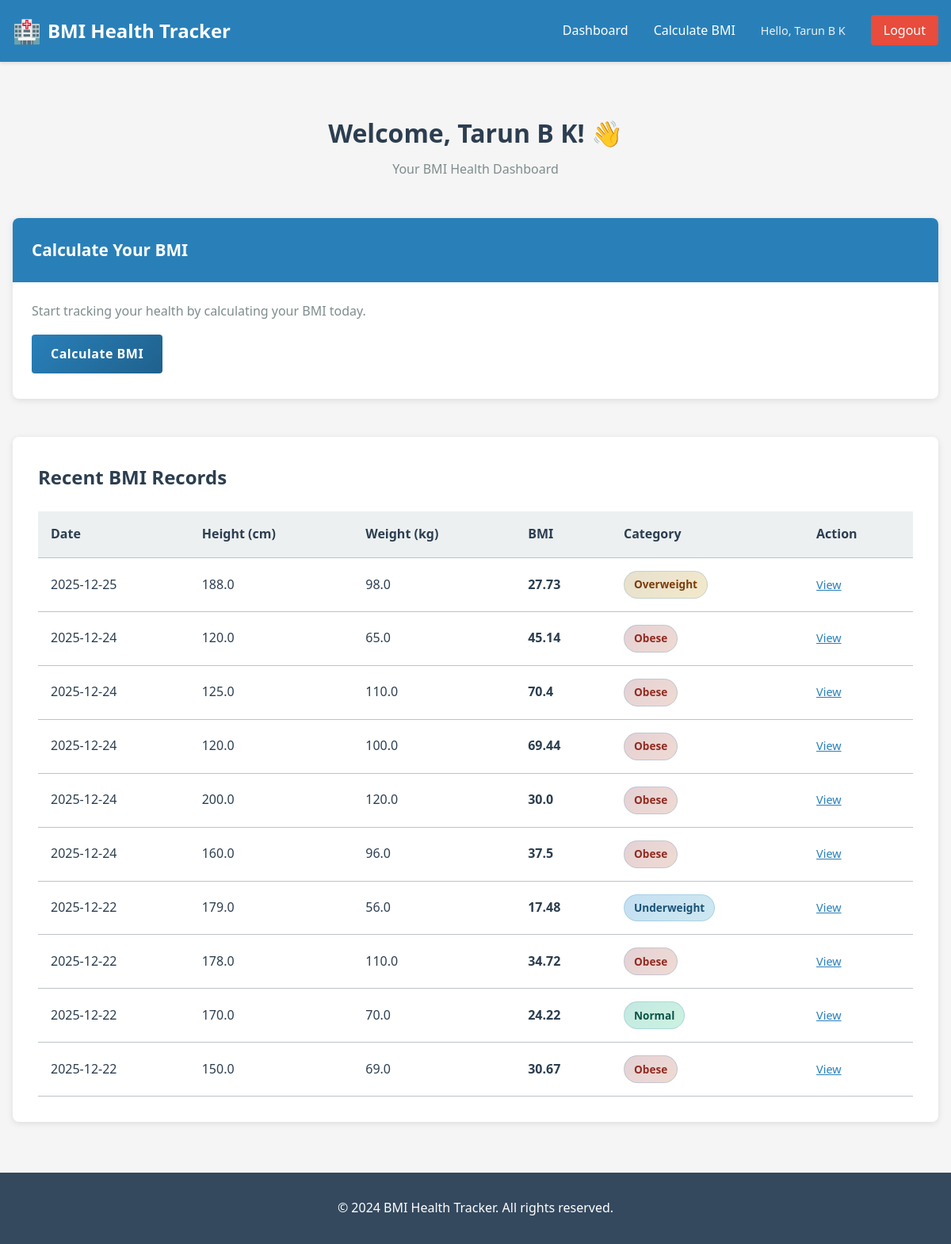
The page /dashboard (signed in) on the database as committed earlier.
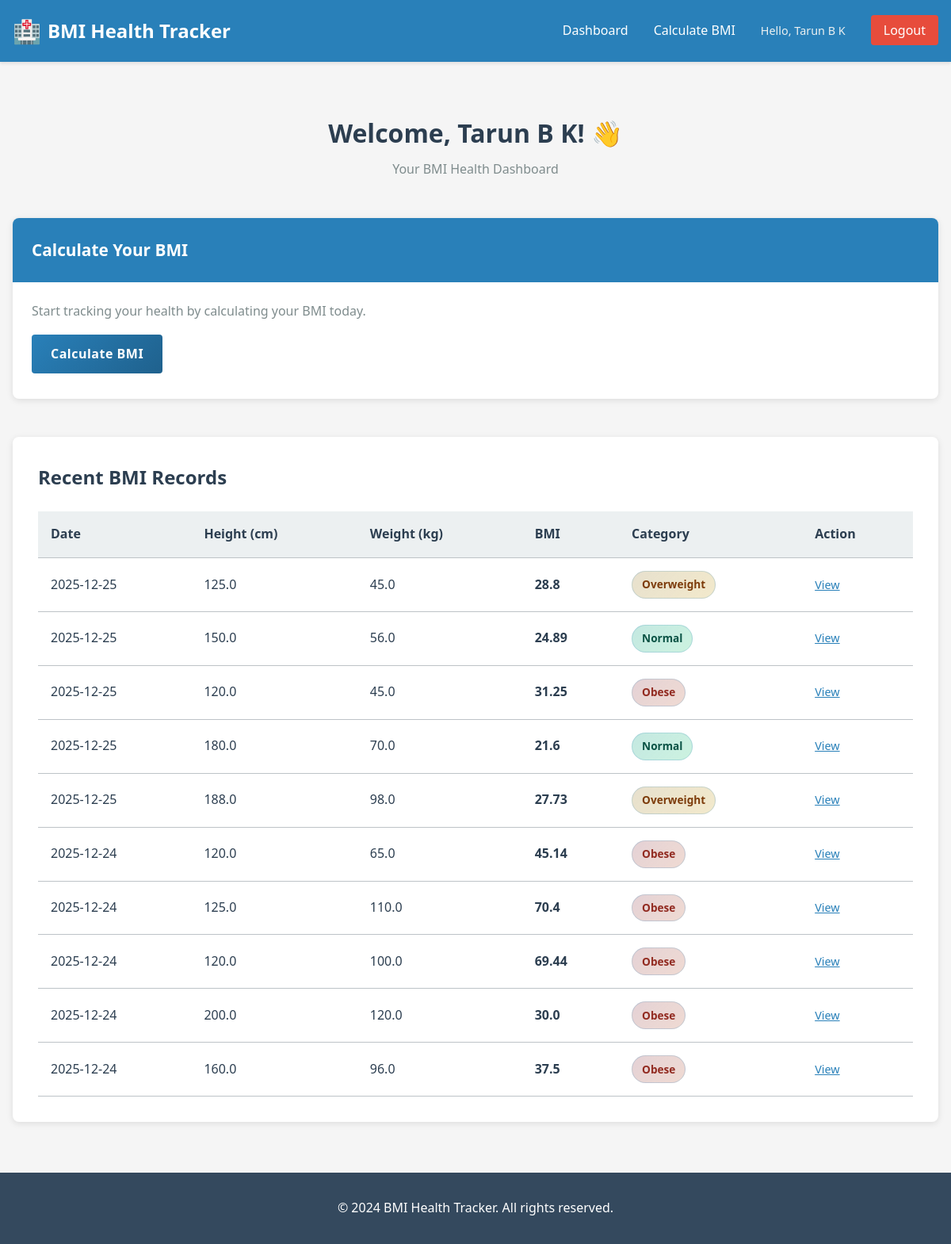
The same page on the database as committed later.
### tables this page shows
CREATE TABLE bmi_records (
            id INTEGER PRIMARY KEY AUTOINCREMENT,
            patient_id INTEGER NOT NULL,
            height REAL NOT NULL,
            weight REAL NOT NULL,
            bmi REAL NOT NULL,
            category TEXT NOT NULL,
            date TIMESTAMP DEFAULT CURRENT_TIMESTAMP, age INTEGER,
            FOREIGN KEY (patient_id) REFERENCES users(id)
        );

### app.py (the view)
@app.route('/dashboard')
@login_required
def dashboard():
    db = get_db()
    cursor = db.cursor()
    cursor.execute(
        'SELECT * FROM bmi_records WHERE patient_id = ? ORDER BY date DESC LIMIT 10',
        (session['user_id'],)
    )
    records = cursor.fetchall()
    db.close()
    return render_template('dashboard.html', records=records)

### app.py (called while the page is built)
def get_db():
    db = sqlite3.connect(DATABASE)
    db.row_factory = sqlite3.Row
    return db

def login_required(f):
    @wraps(f)
    def decorated_function(*args, **kwargs):
        if 'user_id' not in session:
            return redirect(url_for('login'))
        return f(*args, **kwargs)
    return decorated_function

### templates/dashboard.html (shortened to what this page needs)
{% extends "base.html" %}
{% block content %}
<div class="dashboard-container">
    <div class="dashboard-header">
        <h1>Welcome, {{ session.get('user_name') }}! 👋</h1>
        <p>Your BMI Health Dashboard</p>
    </div>
    <div class="dashboard-grid">
        <div class="dashboard-card">
            <div class="card-header">
                <h2>Calculate Your BMI</h2>
            </div>
            <div class="card-body">
                <p>Start tracking your health by calculating your BMI today.</p>
                <a href="{{ url_for('bmi_calculator') }}" class="btn btn-primary">
                    Calculate BMI
                </a>
            </div>
        </div>
    </div>
    {% if records %}
    <div class="records-section">
        <h2>Recent BMI Records</h2>
        <div class="records-table">
            <table>
                <thead>
                    <tr>
                        <th>Date</th>
                        <th>Height (cm)</th>
                        <th>Weight (kg)</th>
                        <th>BMI</th>
                        <th>Category</th>
                        <th>Action</th>
                    </tr>
                </thead>
                <tbody>
                    {% for record in records %}
                    <tr>
                        <td>{{ record['date'][:10] }}</td>
                        <td>{{ record['height'] }}</td>
                        <td>{{ record['weight'] }}</td>
                        <td><strong>{{ record['bmi'] }}</strong></td>
                        <td>
                            <span class="badge badge-{{ record['category'].lower().replace(' ', '-') }}">
                                {{ record['category'] }}
                            </span>
                        </td>
                        <td>
                            <a href="{{ url_for('result', record_id=record['id']) }}" class="btn-link">View</a>
                        </td>
                    </tr>
                    {% endfor %}
                </tbody>
            </table>
        </div>
    </div>
    {% else %}
    <div class="no-records">
        <p>No BMI records yet. Start by calculating your BMI!</p>
    </div>
    {% endif %}
</div>
{% endblock %}

### templates/base.html (shortened to what this page needs)
<!DOCTYPE html>
<html lang="en">
<head>
    <link rel="stylesheet" href="{{ url_for('static', filename='css/style.css') }}">
</head>
<body>
    {% if session.get('user_id') %}
    <nav class="navbar">
        <div class="nav-container">
            <a href="{{ url_for('dashboard') }}" class="nav-logo">
                <span class="logo-icon">🏥</span> BMI Health Tracker
            </a>
            <ul class="nav-menu">
                <li class="nav-item">
                    <a href="{{ url_for('dashboard') }}" class="nav-link">Dashboard</a>
                </li>
                <li class="nav-item">
                    <a href="{{ url_for('bmi_calculator') }}" class="nav-link">Calculate BMI</a>
                </li>
                <li class="nav-item">
                    <span class="nav-username">Hello, {{ session.get('user_name') }}</span>
                </li>
                <li class="nav-item">
                    <a href="{{ url_for('logout') }}" class="nav-link logout-btn">Logout</a>
                </li>
            </ul>
        </div>
    </nav>
    {% endif %}
    <main class="main-content">
        {% block content %}{% endblock %}
    </main>
    <footer class="footer">
        <p>&copy; 2024 BMI Health Tracker. All rights reserved.</p>
    </footer>
</body>
</html>

### static/css/style.css (style rules this page uses)
* { margin: 0; padding: 0; box-sizing: border-box; }
:root { --primary-color: #2980b9; --secondary-color: #27ae60; --danger-color: #e74c3c; --warning-color: #f39c12; --info-color: #3498db; --light-gray: #ecf0f1; --dark-gray: #34495e; --text-color: #2c3e50; --border-color: #bdc3c7; --success-color: #27ae60; --error-color: #e74c3c; }
html, body { height: 100%; }
body { font-family: 'Segoe UI', Tahoma, Geneva, Verdana, sans-serif; line-height: 1.6; color: var(--text-color); background-color: #f5f5f5; }
a { text-decoration: none; color: var(--primary-color); transition: color 0.3s ease; }
.navbar { background-color: var(--primary-color); color: white; padding: 1rem 0; position: sticky; top: 0; z-index: 100; box-shadow: 0 2px 4px rgba(0,0,0,0.1); }
.nav-container { max-width: 1200px; margin: 0 auto; padding: 0 1rem; display: flex; justify-content: space-between; align-items: center; }
.nav-logo { font-size: 1.5rem; font-weight: bold; color: white; display: flex; align-items: center; gap: 0.5rem; }
.logo-icon { font-size: 1.8rem; }
.nav-menu { display: flex; list-style: none; gap: 2rem; align-items: center; flex-wrap: wrap; }
.nav-item a { color: white; transition: color 0.3s ease; }
.nav-username { color: #ecf0f1; font-size: 0.9rem; }
.logout-btn { background-color: var(--danger-color); padding: 0.5rem 1rem; border-radius: 4px; transition: background-color 0.3s ease; }
.main-content { min-height: calc(100vh - 200px); max-width: 1200px; margin: 2rem auto; padding: 0 1rem; }
.footer { background-color: var(--dark-gray); color: white; text-align: center; padding: 2rem; margin-top: 2rem; }
.btn { padding: 0.75rem 1.5rem; border: none; border-radius: 4px; font-size: 1rem; cursor: pointer; transition: all 0.3s ease; display: inline-block; text-align: center; font-weight: 600; }
.btn-primary { background: linear-gradient(135deg, #2980b9 0%, #1f618d 100%); color: white; font-weight: 600; letter-spacing: 0.5px; position: relative; overflow: hidden; }
.btn-primary::before { content: ''; position: absolute; top: 0; left: -100%; width: 100%; height: 100%; background: linear-gradient(90deg, transparent, rgba(255, 255, 255, 0.2), transparent); transition: left 0.5s; }
.btn-link { background: none; border: none; cursor: pointer; color: var(--primary-color); padding: 0; text-decoration: underline; font-size: 0.9rem; }
.badge { background: linear-gradient(135deg, rgba(41, 128, 185, 0.1) 0%, rgba(46, 204, 113, 0.05) 100%); border: 1px solid rgba(41, 128, 185, 0.2); padding: 0.5rem 1rem; border-radius: 20px; font-size: 0.85rem; color: #1a4d6d; font-weight: 600; transition: all 0.3s ease; }
.dashboard-container { padding: 2rem 0; }
.dashboard-header { text-align: center; margin-bottom: 3rem; }
.dashboard-header h1 { font-size: 2rem; margin-bottom: 0.5rem; }
.dashboard-header p { color: #7f8c8d; }
.dashboard-grid { display: grid; grid-template-columns: repeat(auto-fit, minmax(300px, 1fr)); gap: 2rem; margin-bottom: 3rem; }
.dashboard-card { background: white; border-radius: 8px; box-shadow: 0 2px 8px rgba(0,0,0,0.1); overflow: hidden; transition: transform 0.3s ease, box-shadow 0.3s ease; }
.card-header { background-color: var(--primary-color); color: white; padding: 1.5rem; }
.card-header h2 { font-size: 1.3rem; margin: 0; }
.card-body { padding: 1.5rem; }
.card-body p { color: #7f8c8d; margin-bottom: 1rem; }
.records-section { background: white; border-radius: 8px; box-shadow: 0 2px 8px rgba(0,0,0,0.1); padding: 2rem; margin-top: 2rem; }
.records-section h2 { margin-bottom: 1.5rem; color: var(--text-color); }
.records-table { overflow-x: auto; }
table { width: 100%; border-collapse: collapse; }
table thead { background-color: var(--light-gray); }
table th, table td { padding: 1rem; text-align: left; border-bottom: 1px solid var(--border-color); }
table th { font-weight: 600; color: var(--text-color); }
.badge { display: inline-block; padding: 0.35rem 0.75rem; border-radius: 20px; font-size: 0.85rem; font-weight: 600; }
.badge-normal { background-color: #d5f4e6; color: #0b5345; }
.badge-overweight { background-color: #fdebd0; color: #7d3c0b; }
.badge-obese { background-color: #fadbd8; color: #922b21; }

Rows that differ between the two databases and show on the page:
no longer on this page (row unchanged): bmi_records: date "2025-12-22", height "179.0", weight "56.0", bmi "17.48", category "Underweight"
no longer on this page (row unchanged): bmi_records: date "2025-12-22", height "178.0", weight "110.0", bmi "34.72", category "Obese"
no longer on this page (row unchanged): bmi_records: date "2025-12-22", height "170.0", weight "70.0", bmi "24.22", category "Normal"
no longer on this page (row unchanged): bmi_records: date "2025-12-22", height "150.0", weight "69.0", bmi "30.67", category "Obese"
added bmi_records: date "2025-12-25", height "125.0", weight "45.0", bmi "28.8", category "Overweight"
added bmi_records: date "2025-12-25", height "150.0", weight "56.0", bmi "24.89", category "Normal"
added bmi_records: date "2025-12-25", height "120.0", weight "45.0", bmi "31.25", category "Obese"
added bmi_records: date "2025-12-25", height "180.0", weight "70.0", bmi "21.6", category "Normal"
